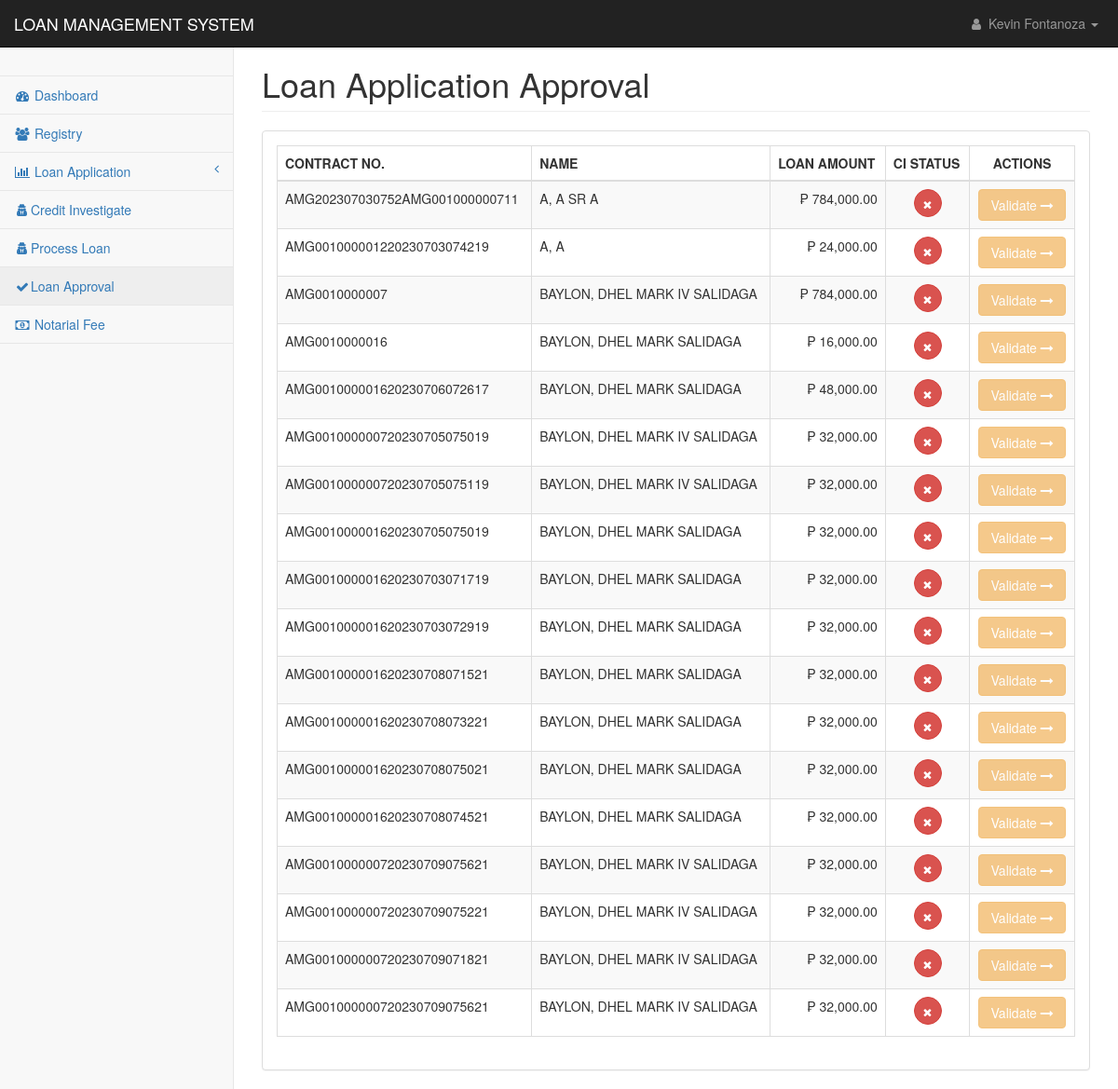
The page /pages/loan_approval.php (signed in) on the database as committed earlier.
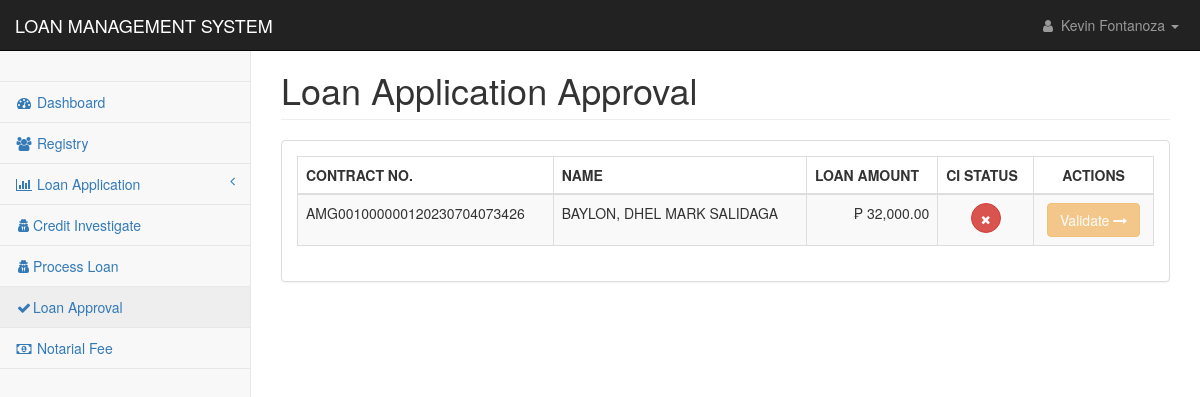
The same page on the database as committed later.
### tables this page shows
CREATE TABLE `loan_applications` (
  `loan_id` int(11) NOT NULL,
  `contract_no` text NOT NULL,
  `client_id` text NOT NULL,
  `loan_type` int(11) NOT NULL,
  `loan_duration` int(11) NOT NULL,
  `loan_amount` double NOT NULL,
  `interest_amount` double NOT NULL,
  `other_fee` double NOT NULL,
  `total_cashout` double NOT NULL,
  `monthly_amortization` int(11) NOT NULL,
  `mop` text NOT NULL,
  `ob` double NOT NULL,
  `udi_percentage` int(11) NOT NULL,
  `udi_value` double NOT NULL,
  `interest_percentage` int(11) NOT NULL,
  `application_date` datetime NOT NULL DEFAULT current_timestamp(),
  `ci_status` int(11) NOT NULL,
  `ci_by` text NOT NULL,
  `ci_date` datetime DEFAULT NULL,
  `approval` int(11) NOT NULL,
  `processed_by` text NOT NULL,
  `date_flagged` datetime DEFAULT NULL,
  `remarks` text NOT NULL,
  `paid` int(11) NOT NULL
);

CREATE TABLE `applicants_personal` (
  `applicant_id` int(11) NOT NULL,
  `applicant_code` text NOT NULL,
  `firstname` text NOT NULL,
  `middlename` text NOT NULL,
  `lastname` text NOT NULL,
  `suffix` text NOT NULL,
  `nickname` text NOT NULL,
  `age` text NOT NULL,
  `gender` text NOT NULL,
  `contact1` text NOT NULL,
  `mstatus` text NOT NULL,
  `dob1` date NOT NULL,
  `pob1` text NOT NULL,
  `block1` text NOT NULL,
  `street1` text NOT NULL,
  `phase1` text NOT NULL,
  `brgy1` text NOT NULL,
  `city1` text NOT NULL,
  `province1` text NOT NULL,
  `map_url` text NOT NULL,
  `residence1` text NOT NULL,
  `lwith1` text NOT NULL,
  `block2` text NOT NULL,
  `street2` text NOT NULL,
  `phase2` text NOT NULL,
  `brgy2` text NOT NULL,
  `city2` text NOT NULL,
  `province2` text NOT NULL,
  `residence2` text NOT NULL,
  `lwith2` text NOT NULL,
  `mothername` text NOT NULL,
  `mothercon` text NOT NULL,
  `fathername` text NOT NULL,
  `fathercon` text NOT NULL,
  `file` text NOT NULL,
  `date_encoded` date NOT NULL
);

### pages/loan_approval.php (the view, shortened to what the changed rows need)
<?php
include('../config/conn.php');
?>
<!DOCTYPE html>
<html lang="en">
    <head>
        <link href="../css/bootstrap.min.css" rel="stylesheet">
        <link href="../css/metisMenu.min.css" rel="stylesheet">
        <link href="../css/dataTables/dataTables.bootstrap.css" rel="stylesheet">
        <link href="../css/dataTables/dataTables.responsive.css" rel="stylesheet">
        <link href="../css/startmin.css" rel="stylesheet">
        <link href="../css/font-awesome.min.css" rel="stylesheet" type="text/css">
    </head>
    <body>
        <div id="wrapper">
            <div id="page-wrapper">
                <div class="container-fluid">
                    <div class="row">
                        <div class="col-lg-12">
                            <h1 class="page-header">Loan Application Approval</h1>
                        </div>
                    </div>
                    <div class="row">
                        <div class="col-lg-12">
                            <div class="panel panel-default">
                                <div class="panel-body">
                                    <div class="table-responsive">
                                        <table class="table table-striped table-bordered table-hover" id="dataTables-example">
                                            <thead>
                                                <tr>
                                                    <th>CONTRACT NO.</th>
                                                    <th>NAME</th>
                                                    <th>LOAN AMOUNT</th>
                                                    <th>CI STATUS</th>
                                                    <th class="text-center">ACTIONS</th>
                                                </tr>
                                            </thead>
                                            <tbody>
                                                <?php
                                                    $sql ="SELECT * FROM loan_applications
                                                    INNER JOIN applicants_personal
                                                    ON applicants_personal.applicant_code = loan_applications.client_id
                                                    WHERE approval=0 ORDER BY applicants_personal.lastname ASC";
                                                    $res = mysqli_query($con,$sql);
                                                        if(mysqli_num_rows($res) > 0){
                                                            while($row = mysqli_fetch_assoc($res)) {
                                                                ?><tr class="odd gradeX">
                                                                    <td><?php echo $row['contract_no'];?></td>
                                                                    <td><?php echo $row['lastname'].', '.$row['firstname'].' '.$row['suffix'].' '.$row['middlename'];?></td>
                                                                    <td style="text-align:right;">₱ <?php echo number_format($row['loan_amount'],2);?></td>
                                                                    <td style="text-align:center"><?php
                                                                    if($row['ci_status']==1){
                                                                        $cis = 1;
                                                                        echo '<button type="button" class="btn btn-success btn-circle"><i class="fa fa-check"></i></button>';}
                                                                    else{
                                                                        $cis = 0;
                                                                        echo '<button type="button" class="btn btn-danger btn-circle"><i class="fa fa-times"></i></button>';
                                                                    }
                                                                    ?></td>
                                                                    <td style="text-align:center">
                                                                    <?php
                                                                        if($cis==1){
                                                                        echo '<a href="loan_approval_preview.php?con='.$row['contract_no'].'">
                                                                            <button type="button" class="btn btn-warning btn-sml">
                                                                                    Validate <i class="fa fa-long-arrow-right" aria-hidden="true" title="Copy to use save"></i></button>
                                                                        </a>';
                                                                        }else{
                                                                        echo '<a href="loan_approval_preview.php?con='.$row['contract_no'].'">
                                                                            <button type="button" class="btn btn-warning btn-sml" disabled>
                                                                                Validate <i class="fa fa-long-arrow-right" aria-hidden="true" title="Copy to use save"></i>
                                                                            </button>
                                                                        </a>';
                                                                        }
                                                                        ?>
                                                                    </td>
                                                                </tr><?php
                                                            }
                                                        }
                                                ?>
                                            </tbody>
                                        </table>
                                    </div>
                                </div>
                            </div>
                        </div>
                    </div>
                </div>
            </div>
        </div>
    </body>
</html>

Rows that differ between the two databases and show on the page:
removed loan_applications: contract_no "AMG202307030752AMG001000000711", applicants_personal.lastname "A", applicants_personal.firstname "A", applicants_personal.suffix "SR", applicants_personal.middlename "A", loan_amount "784,000.00", ci_status 0 (drawn)
removed loan_applications: contract_no "AMG001000001220230703074219", applicants_personal.lastname "A", applicants_personal.firstname "A", loan_amount "24,000.00", ci_status 0 (drawn)
removed loan_applications: contract_no "AMG0010000007", applicants_personal.lastname "BAYLON", applicants_personal.firstname "DHEL MARK", applicants_personal.suffix "IV", applicants_personal.middlename "SALIDAGA", loan_amount "784,000.00", ci_status 0 (drawn)
removed loan_applications: contract_no "AMG0010000016", applicants_personal.lastname "BAYLON", applicants_personal.firstname "DHEL MARK", applicants_personal.middlename "SALIDAGA", loan_amount "16,000.00", ci_status 0 (drawn)
removed loan_applications: contract_no "AMG001000001620230706072617", applicants_personal.lastname "BAYLON", applicants_personal.firstname "DHEL MARK", applicants_personal.middlename "SALIDAGA", loan_amount "48,000.00", ci_status 0 (drawn)
removed loan_applications: contract_no "AMG001000000720230705075019", applicants_personal.lastname "BAYLON", applicants_personal.firstname "DHEL MARK", applicants_personal.suffix "IV", applicants_personal.middlename "SALIDAGA", loan_amount "32,000.00", ci_status 0 (drawn)
removed loan_applications: contract_no "AMG001000000720230705075119", applicants_personal.lastname "BAYLON", applicants_personal.firstname "DHEL MARK", applicants_personal.suffix "IV", applicants_personal.middlename "SALIDAGA", loan_amount "32,000.00", ci_status 0 (drawn)
removed loan_applications: contract_no "AMG001000001620230705075019", applicants_personal.lastname "BAYLON", applicants_personal.firstname "DHEL MARK", applicants_personal.middlename "SALIDAGA", loan_amount "32,000.00", ci_status 0 (drawn)
removed loan_applications: contract_no "AMG001000001620230703071719", applicants_personal.lastname "BAYLON", applicants_personal.firstname "DHEL MARK", applicants_personal.middlename "SALIDAGA", loan_amount "32,000.00", ci_status 0 (drawn)
removed loan_applications: contract_no "AMG001000001620230703072919", applicants_personal.lastname "BAYLON", applicants_personal.firstname "DHEL MARK", applicants_personal.middlename "SALIDAGA", loan_amount "32,000.00", ci_status 0 (drawn)
removed loan_applications: contract_no "AMG001000001620230708071521", applicants_personal.lastname "BAYLON", applicants_personal.firstname "DHEL MARK", applicants_personal.middlename "SALIDAGA", loan_amount "32,000.00", ci_status 0 (drawn)
removed loan_applications: contract_no "AMG001000001620230708073221", applicants_personal.lastname "BAYLON", applicants_personal.firstname "DHEL MARK", applicants_personal.middlename "SALIDAGA", loan_amount "32,000.00", ci_status 0 (drawn)
removed loan_applications: contract_no "AMG001000001620230708075021", applicants_personal.lastname "BAYLON", applicants_personal.firstname "DHEL MARK", applicants_personal.middlename "SALIDAGA", loan_amount "32,000.00", ci_status 0 (drawn)
removed loan_applications: contract_no "AMG001000001620230708074521", applicants_personal.lastname "BAYLON", applicants_personal.firstname "DHEL MARK", applicants_personal.middlename "SALIDAGA", loan_amount "32,000.00", ci_status 0 (drawn)
removed loan_applications: contract_no "AMG001000000720230709075621", applicants_personal.lastname "BAYLON", applicants_personal.firstname "DHEL MARK", applicants_personal.suffix "IV", applicants_personal.middlename "SALIDAGA", loan_amount "32,000.00", ci_status 0 (drawn)
removed loan_applications: contract_no "AMG001000000720230709075221", applicants_personal.lastname "BAYLON", applicants_personal.firstname "DHEL MARK", applicants_personal.suffix "IV", applicants_personal.middlename "SALIDAGA", loan_amount "32,000.00", ci_status 0 (drawn)
removed loan_applications: contract_no "AMG001000000720230709071821", applicants_personal.lastname "BAYLON", applicants_personal.firstname "DHEL MARK", applicants_personal.suffix "IV", applicants_personal.middlename "SALIDAGA", loan_amount "32,000.00", ci_status 0 (drawn)
removed loan_applications: contract_no "AMG001000000720230709075621", applicants_personal.lastname "BAYLON", applicants_personal.firstname "DHEL MARK", applicants_personal.suffix "IV", applicants_personal.middlename "SALIDAGA", loan_amount "32,000.00", ci_status 0 (drawn)
now on this page (row edited): loan_applications: contract_no "AMG001000000120230704073426", applicants_personal.lastname "BAYLON", applicants_personal.firstname "DHEL MARK", applicants_personal.middlename "SALIDAGA", loan_amount "32,000.00", ci_status 0 (drawn)
